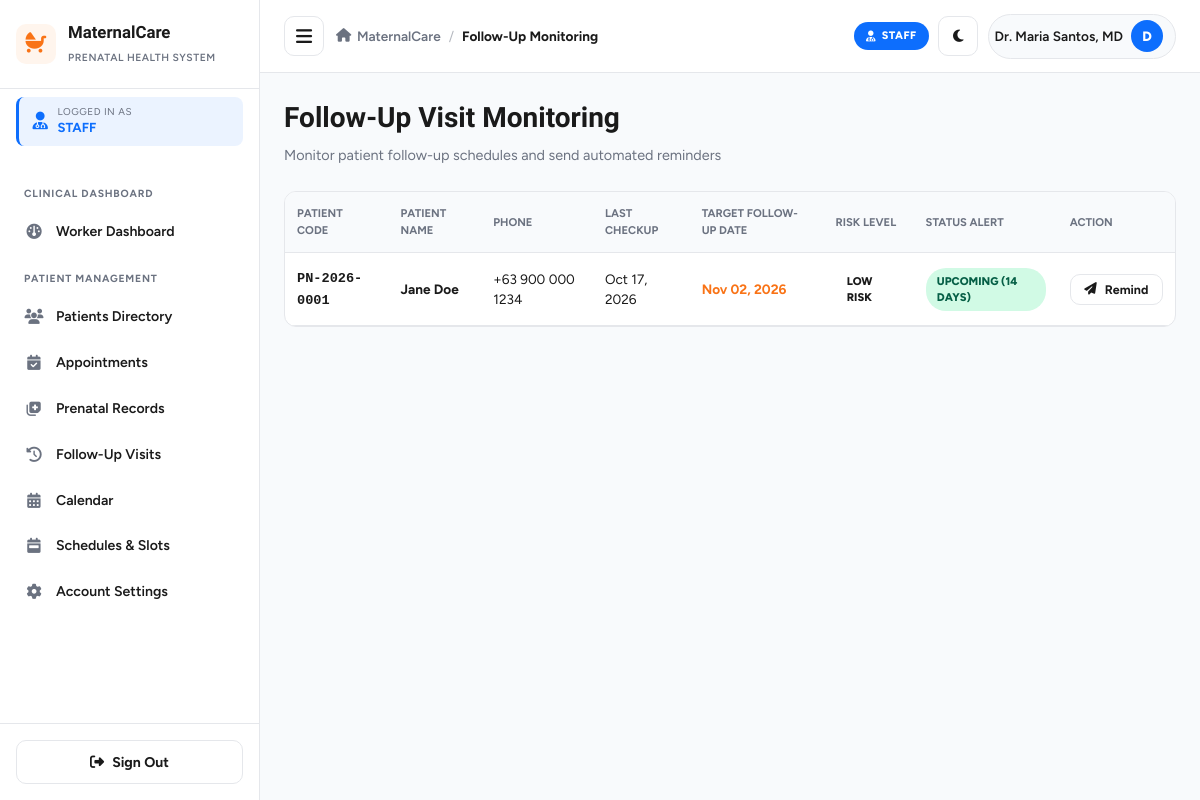
The page /worker_followups.php (signed in) on the database its author committed.
### tables this page shows
CREATE TABLE IF NOT EXISTS `prenatal_records` (
    `id` INT AUTO_INCREMENT PRIMARY KEY,
    `patient_id` INT NOT NULL,
    `appointment_id` INT DEFAULT NULL,
    `healthcare_worker_id` INT NOT NULL,
    `visit_date` DATE NOT NULL,
    `gestational_age_weeks` INT NOT NULL DEFAULT 4,
    `weight_kg` DECIMAL(5,2) DEFAULT NULL,
    `systolic_bp` INT DEFAULT NULL,
    `diastolic_bp` INT DEFAULT NULL,
    `fundal_height_cm` DECIMAL(4,1) DEFAULT NULL,
    `fetal_heart_rate` INT DEFAULT NULL,
    `fetal_presentation` VARCHAR(50) DEFAULT 'Cephalic',
    `edema` ENUM('none', 'mild', 'moderate', 'severe') DEFAULT 'none',
    `urine_protein` VARCHAR(20) DEFAULT 'Negative',
    `urine_sugar` VARCHAR(20) DEFAULT 'Negative',
    `hemoglobin_level` DECIMAL(4,1) DEFAULT NULL,
    `vitamins_prescribed` TEXT DEFAULT NULL,
    `iron_folic_given` TINYINT(1) DEFAULT 1,
    `tetanus_vaccine_given` VARCHAR(50) DEFAULT 'TT1',
    `risk_assessment` ENUM('low_risk', 'moderate_risk', 'high_risk') DEFAULT 'low_risk',
    `clinical_notes` TEXT DEFAULT NULL,
    `next_visit_date` DATE DEFAULT NULL,
    `created_at` TIMESTAMP DEFAULT CURRENT_TIMESTAMP,
    FOREIGN KEY (`patient_id`) REFERENCES `patients`(`id`) ON DELETE CASCADE,
    FOREIGN KEY (`appointment_id`) REFERENCES `appointments`(`id`) ON DELETE SET NULL,
    FOREIGN KEY (`healthcare_worker_id`) REFERENCES `users`(`id`) ON DELETE RESTRICT
);

CREATE TABLE IF NOT EXISTS `patients` (
    `id` INT AUTO_INCREMENT PRIMARY KEY,
    `user_id` INT NOT NULL,
    `patient_code` VARCHAR(20) NOT NULL UNIQUE,
    `dob` DATE DEFAULT NULL,
    `address` TEXT DEFAULT NULL,
    `blood_type` VARCHAR(5) DEFAULT 'A+',
    `emergency_contact_name` VARCHAR(100) DEFAULT NULL,
    `emergency_contact_phone` VARCHAR(20) DEFAULT NULL,
    `lmp` DATE DEFAULT NULL,
    `edd` DATE DEFAULT NULL,
    `gravida` INT DEFAULT 1,
    `para` INT DEFAULT 0,
    `abortus` INT DEFAULT 0,
    `medical_history` TEXT DEFAULT NULL,
    `created_at` TIMESTAMP DEFAULT CURRENT_TIMESTAMP,
    FOREIGN KEY (`user_id`) REFERENCES `users`(`id`) ON DELETE CASCADE
);

CREATE TABLE IF NOT EXISTS `users` (
    `id` INT AUTO_INCREMENT PRIMARY KEY,
    `username` VARCHAR(50) NOT NULL UNIQUE,
    `email` VARCHAR(100) NOT NULL UNIQUE,
    `password` VARCHAR(255) NOT NULL,
    `role` ENUM('patient', 'healthcare_worker', 'admin') NOT NULL DEFAULT 'patient',
    `full_name` VARCHAR(100) NOT NULL,
    `phone` VARCHAR(20) DEFAULT NULL,
    `status` ENUM('active', 'inactive', 'archived') NOT NULL DEFAULT 'active',
    `address` TEXT DEFAULT NULL,
    `avatar` VARCHAR(255) DEFAULT NULL,
    `room` VARCHAR(100) DEFAULT NULL,
    `deleted_at` TIMESTAMP NULL DEFAULT NULL,
    `created_at` TIMESTAMP DEFAULT CURRENT_TIMESTAMP,
    `updated_at` TIMESTAMP DEFAULT CURRENT_TIMESTAMP ON UPDATE CURRENT_TIMESTAMP
);

### config.php (called while the page is built, shortened)
<?php
function sanitize($data) {
    return htmlspecialchars(trim((string)$data), ENT_QUOTES, 'UTF-8');
}
function formatDate($dateStr, $format = 'M d, Y') {
    return date($format, strtotime($dateStr));
}

### worker_followups.php (the view, shortened to what this page needs)
<?php
require_once __DIR__ . '/config.php';
try {
    $db = getDB();
    $sql = "SELECT pr.id, pr.visit_date, pr.next_visit_date, pr.gestational_age_weeks, pr.risk_assessment, p.id as patient_id, p.user_id, p.patient_code, u.full_name, u.phone FROM prenatal_records pr JOIN (SELECT patient_id, MAX(id) as max_id FROM prenatal_records GROUP BY patient_id) latest ON pr.id = latest.max_id JOIN patients p ON pr.patient_id = p.id JOIN users u ON p.user_id = u.id WHERE pr.next_visit_date IS NOT NULL ORDER BY pr.next_visit_date ASC";
    $stmt = $db->query($sql);
    $followUps = $stmt->fetchAll();
} catch (Exception $e) {
    die("Error loading follow-up monitor: " . $e->getMessage());
}
include __DIR__ . '/../includes/header.php';
?>
<div class="page-header">
    <div class="page-title">
        <h1>Follow-Up Visit Monitoring</h1>
        <p>Monitor patient follow-up schedules and send automated reminders</p>
    </div>
</div>
<div class="table-responsive">
    <table class="table">
        <thead>
            <tr>
                <th>Patient Code</th>
                <th>Patient Name</th>
                <th>Phone</th>
                <th>Last Checkup</th>
                <th>Target Follow-Up Date</th>
                <th>Risk Level</th>
                <th>Status Alert</th>
                <th>Action</th>
            </tr>
        </thead>
        <tbody>
            <?php if (count($followUps) > 0): ?>
                <?php foreach ($followUps as $f): ?>
                    <?php
                        $today = strtotime(date('Y-m-d'));
                        $target = strtotime($f['next_visit_date']);
                        $diffDays = floor(($target - $today) / (60 * 60 * 24));
                        $alertBadge = '<span class="badge badge-confirmed">Upcoming (' . $diffDays . ' days)</span>';
                    ?>
                    <tr>
                        <td><strong><code><?php echo sanitize($f['patient_code']); ?></code></strong></td>
                        <td><strong><?php echo sanitize($f['full_name']); ?></strong></td>
                        <td><?php echo sanitize($f['phone']); ?></td>
                        <td><?php echo formatDate($f['visit_date']); ?></td>
                        <td><strong class="text-primary"><?php echo formatDate($f['next_visit_date']); ?></strong></td>
                        <td><span class="badge badge-<?php echo $f['risk_assessment']; ?>"><?php echo str_replace('_', ' ', ucfirst($f['risk_assessment'])); ?></span></td>
                        <td><?php echo $alertBadge; ?></td>
                        <td>
                            <form method="POST" action="" style="display:inline;">
                                <button type="submit" class="btn btn-outline btn-sm" title="Send Reminder Notification">
                                    <i class="fa-solid fa-paper-plane"></i> Remind
                                </button>
                            </form>
                        </td>
                    </tr>
                <?php endforeach; ?>
            <?php else: ?>
                <tr>
                    <td colspan="8" class="text-center p-4 text-muted">No scheduled follow-up visits found.</td>
                </tr>
            <?php endif; ?>
        </tbody>
    </table>
</div>
<?php include __DIR__ . '/../includes/footer.php'; ?>

### style.css (style rules this page uses)
:root { --primary: #f97316; --primary-dark: #ea580c; --primary-light: #fff5ed; --success: #10b981; --warning: #f59e0b; --danger: #dc3545; --info: #0d6efd; --bg-body: #f8fafc; --surface: #ffffff; --text-dark: #1a1a1a; --text-muted: #6b7280; --border-color: #e5e7eb; --radius-sm: 8px; --radius-md: 12px; --radius-lg: 16px; --shadow-sm: 0 1px 3px rgba(0, 0, 0, 0.05); --shadow-md: 0 4px 12px rgba(0, 0, 0, 0.08); --shadow-lg: 0 10px 30px rgba(0, 0, 0, 0.12); --transition: all 0.25s ease; --sidebar-width: 260px; }
* { margin: 0; padding: 0; box-sizing: border-box; }
html, body { max-width: 100%; overflow-x: hidden; }
body { font-family: 'Figtree', -apple-system, BlinkMacSystemFont, 'Segoe UI', sans-serif; background: var(--bg-body); color: var(--text-dark); line-height: 1.5; font-size: 15px; transition: background 0.3s ease, color 0.3s ease; }
h1, h2, h3, h4, h5, h6 { font-family: 'Bricolage Grotesque', 'Figtree', sans-serif; font-weight: 700; color: var(--text-dark); }
.page-header { display: flex; justify-content: space-between; align-items: flex-start; gap: 1rem; margin-bottom: 1.5rem; flex-wrap: wrap; }
.page-header h1 { font-size: 1.75rem; margin-bottom: 0.35rem; }
.page-header p { color: var(--text-muted); font-size: 0.9rem; }
.btn { display: inline-flex; align-items: center; justify-content: center; gap: 0.5rem; padding: 0.65rem 1.15rem; border-radius: 10px; border: none; font-family: inherit; font-size: 0.88rem; font-weight: 700; cursor: pointer; transition: var(--transition); text-decoration: none; white-space: nowrap; }
.btn-outline { background: transparent; color: var(--text-dark); border: 1.5px solid var(--border-color); }
.btn-sm { padding: 0.45rem 0.85rem; font-size: 0.78rem; }
.badge { display: inline-block; padding: 0.3rem 0.7rem; border-radius: 20px; font-size: 0.7rem; font-weight: 800; text-transform: uppercase; }
.badge-confirmed { background: #d1fae5; color: #065f46; }
.table-responsive { width: 100%; overflow-x: auto; border-radius: var(--radius-md); background: var(--surface); border: 1px solid var(--border-color); }
.table { width: 100%; border-collapse: collapse; font-size: 0.85rem; }
.table th { text-align: left; padding: 0.85rem 0.75rem; font-size: 0.7rem; text-transform: uppercase; color: var(--text-muted); font-weight: 700; background: var(--bg-body); border-bottom: 1px solid var(--border-color); }
.table td { padding: 0.85rem 0.75rem; font-size: 0.85rem; border-bottom: 1px solid var(--border-color); color: var(--text-dark); }
.text-primary { color: var(--primary); }

### rows shown on the page
prenatal_records: patient.patient_code "PN-2026-0001", users.full_name "Jane Doe", users.phone "+63 900 000 1234", visit_date "Oct 17, 2026", next_visit_date "Nov 02, 2026", risk_assessment "LOW RISK"

### other values the page prints
$role['label'] "STAFF"
$item['section'] "CLINICAL DASHBOARD"
$item['label'] "Worker Dashboard"
$item['section'] "PATIENT MANAGEMENT"
$item['label'] "Patients Directory"
$item['label'] "Appointments"
$item['label'] "Prenatal Records"
$item['label'] "Follow-Up Visits"
$item['label'] "Calendar"
$item['label'] "Schedules & Slots"
$item['label'] "Account Settings"
$pageTitle "Follow-Up Monitoring"
$currentName "Dr. Maria Santos, MD"
$userInitial "D"
